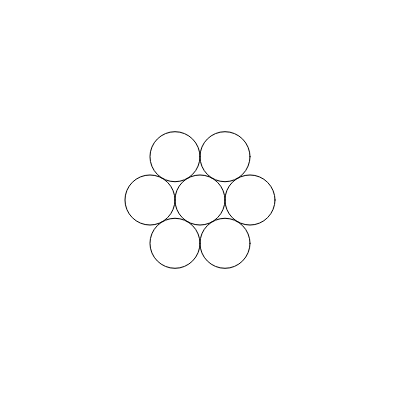
Frame 1 (no input)
Frame 2 (the mouse pressed at the canvas centre, redrawn once): identical to frame 1, image omitted

The p5.js sketch that drew this single still picture (run headless with seeded random() and noise() and a simulated clock; the mouse was pressed at the canvas centre and the sketch redrawn once):

// p5.js sketch
// ── sketch.js
const sketchHeight = 400;
const sketchWidth = 400;


function setup() {
  createCanvas(sketchWidth, sketchHeight);
}

function draw() {
  noLoop();
  background(255);
  
  noFill();
  stroke("black");

  let radius = 50;
  
  circle(sketchWidth / 2, sketchHeight / 2, 50)

  let maxCount = 6;
  for (let circleCount = 0; circleCount < maxCount; circleCount += 1) {
      let theta = (Math.PI / 180) * (360 / maxCount * circleCount);

      let x = radius * cos(theta);
      let y = radius * sin(theta);

      circle(
        x + sketchWidth / 2,
        y + sketchHeight / 2,
        radius
        );
    }
  }
